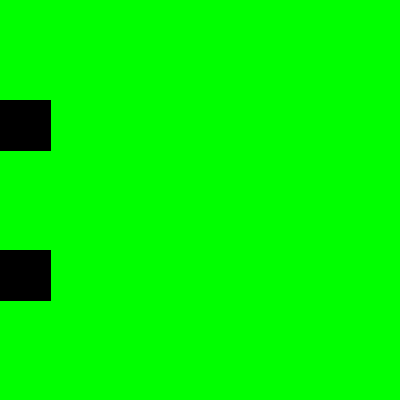
Frame 1 (no input)
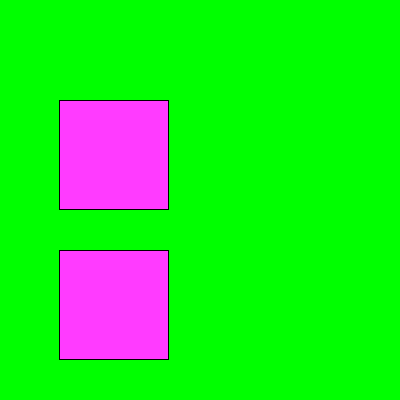
Frame 60 (the mouse pressed at the canvas centre just before this capture)
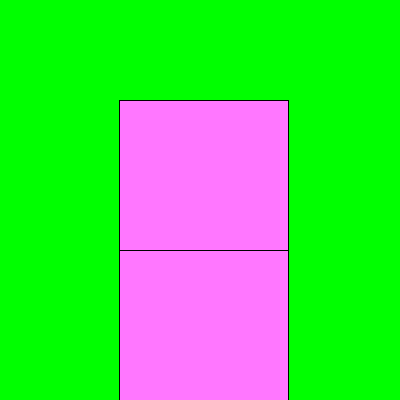
Frame 120 (the mouse held since frame 60 and released just before this capture)

The Processing sketch that drew these frames (run headless with seeded random() and noise(); from frame 60 on, the mouse is pressed at the canvas centre):

// Processing sketch: aula06_g1_exe5
// ── aula06_g1_exe5.pde
int x=0; int r=0; int g=0; int b=0;
void setup(){ size(400,400); }
void draw(){
  background(0,255,0);
  fill(r,g,b);
rect(x,100,50+x,50+x);
rect(x,250,50+x,50+x);
x=x+1;
r=r+50;
g=g+1;
b=b+10;
}
